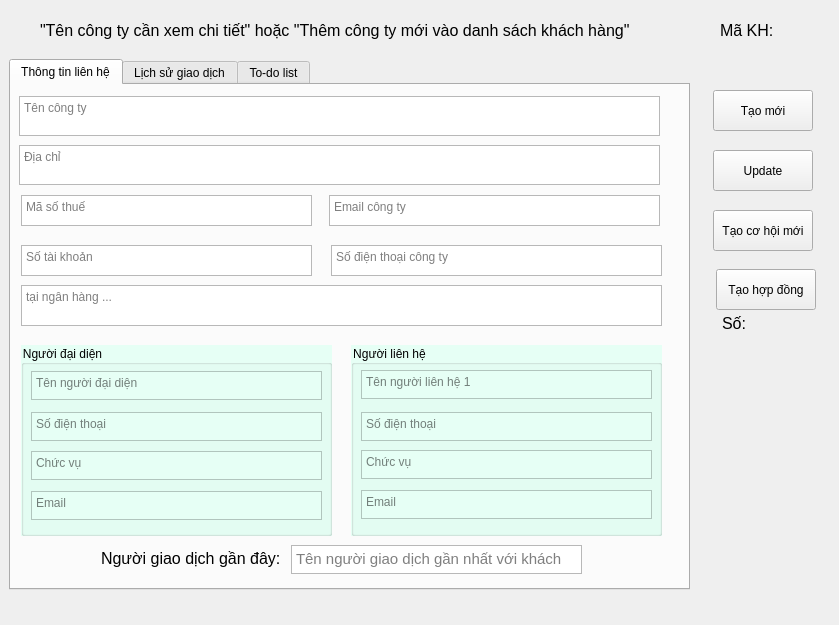
<?xml version="1.0" encoding="UTF-8"?>
<ui version="4.0">
 <class>ViewDetailCompany</class>
 <widget class="QMainWindow" name="ViewDetailCompany">
  <property name="geometry">
   <rect>
    <x>0</x>
    <y>0</y>
    <width>839</width>
    <height>625</height>
   </rect>
  </property>
  <property name="windowTitle">
   <string>MainWindow</string>
  </property>
  <widget class="QWidget" name="centralwidget">
   <widget class="QLabel" name="label_noti">
    <property name="geometry">
     <rect>
      <x>40</x>
      <y>20</y>
      <width>671</width>
      <height>20</height>
     </rect>
    </property>
    <property name="font">
     <font>
      <pointsize>12</pointsize>
     </font>
    </property>
    <property name="text">
     <string>&quot;Tên công ty cần xem chi tiết&quot; hoặc &quot;Thêm công ty mới vào danh sách khách hàng&quot;</string>
    </property>
   </widget>
   <widget class="QTabWidget" name="tabWidget">
    <property name="geometry">
     <rect>
      <x>9</x>
      <y>59</y>
      <width>681</width>
      <height>531</height>
     </rect>
    </property>
    <property name="currentIndex">
     <number>0</number>
    </property>
    <widget class="QWidget" name="tab">
     <attribute name="title">
      <string>Thông tin liên hệ</string>
     </attribute>
     <widget class="QTextEdit" name="txt_ten_cong_ty">
      <property name="geometry">
       <rect>
        <x>8</x>
        <y>11</y>
        <width>641</width>
        <height>40</height>
       </rect>
      </property>
      <property name="placeholderText">
       <string>Tên công ty</string>
      </property>
     </widget>
     <widget class="QTextEdit" name="txt_dia_chi">
      <property name="geometry">
       <rect>
        <x>8</x>
        <y>60</y>
        <width>641</width>
        <height>40</height>
       </rect>
      </property>
      <property name="placeholderText">
       <string>Địa chỉ</string>
      </property>
     </widget>
     <widget class="QTextEdit" name="txt_email">
      <property name="geometry">
       <rect>
        <x>318</x>
        <y>110</y>
        <width>331</width>
        <height>31</height>
       </rect>
      </property>
      <property name="placeholderText">
       <string>Email công ty</string>
      </property>
     </widget>
     <widget class="QGroupBox" name="groupBox">
      <property name="geometry">
       <rect>
        <x>340</x>
        <y>260</y>
        <width>311</width>
        <height>191</height>
       </rect>
      </property>
      <property name="styleSheet">
       <string notr="true">background-color: rgb(230, 255, 245);</string>
      </property>
      <property name="title">
       <string>Người liên hệ</string>
      </property>
      <widget class="QTextEdit" name="txt_nguoi_lien_he">
       <property name="geometry">
        <rect>
         <x>10</x>
         <y>25</y>
         <width>291</width>
         <height>29</height>
        </rect>
       </property>
       <property name="placeholderText">
        <string>Tên người liên hệ 1</string>
       </property>
      </widget>
      <widget class="QTextEdit" name="txt_sdt_nguoi_lien_he">
       <property name="geometry">
        <rect>
         <x>10</x>
         <y>67</y>
         <width>291</width>
         <height>29</height>
        </rect>
       </property>
       <property name="placeholderText">
        <string>Số điện thoại</string>
       </property>
      </widget>
      <widget class="QTextEdit" name="txt_chuc_vu_nguoi_lien_he">
       <property name="geometry">
        <rect>
         <x>10</x>
         <y>105</y>
         <width>291</width>
         <height>29</height>
        </rect>
       </property>
       <property name="placeholderText">
        <string>Chức vụ</string>
       </property>
      </widget>
      <widget class="QTextEdit" name="txt_email_nguoi_lien_he">
       <property name="geometry">
        <rect>
         <x>10</x>
         <y>145</y>
         <width>291</width>
         <height>29</height>
        </rect>
       </property>
       <property name="placeholderText">
        <string>Email</string>
       </property>
      </widget>
     </widget>
     <widget class="QTextEdit" name="txt_mst">
      <property name="geometry">
       <rect>
        <x>10</x>
        <y>110</y>
        <width>291</width>
        <height>31</height>
       </rect>
      </property>
      <property name="placeholderText">
       <string>Mã số thuế</string>
      </property>
     </widget>
     <widget class="QGroupBox" name="groupBox_2">
      <property name="geometry">
       <rect>
        <x>10</x>
        <y>260</y>
        <width>311</width>
        <height>191</height>
       </rect>
      </property>
      <property name="styleSheet">
       <string notr="true">background-color: rgb(230, 255, 245);</string>
      </property>
      <property name="title">
       <string>Người đại diện</string>
      </property>
      <widget class="QTextEdit" name="txt_nguoi_dai_dien">
       <property name="geometry">
        <rect>
         <x>10</x>
         <y>26</y>
         <width>291</width>
         <height>29</height>
        </rect>
       </property>
       <property name="placeholderText">
        <string>Tên người đại diện</string>
       </property>
      </widget>
      <widget class="QTextEdit" name="txt_chuc_vu">
       <property name="geometry">
        <rect>
         <x>10</x>
         <y>106</y>
         <width>291</width>
         <height>29</height>
        </rect>
       </property>
       <property name="placeholderText">
        <string>Chức vụ</string>
       </property>
      </widget>
      <widget class="QTextEdit" name="txt_sdt_nguoi_dai_dien">
       <property name="geometry">
        <rect>
         <x>10</x>
         <y>67</y>
         <width>291</width>
         <height>29</height>
        </rect>
       </property>
       <property name="placeholderText">
        <string>Số điện thoại</string>
       </property>
      </widget>
      <widget class="QTextEdit" name="txt_email_nguoi_dai_dien">
       <property name="geometry">
        <rect>
         <x>10</x>
         <y>146</y>
         <width>291</width>
         <height>29</height>
        </rect>
       </property>
       <property name="placeholderText">
        <string>Email</string>
       </property>
      </widget>
     </widget>
     <widget class="QTextEdit" name="txt_nguoi_phu_trach">
      <property name="geometry">
       <rect>
        <x>280</x>
        <y>460</y>
        <width>291</width>
        <height>29</height>
       </rect>
      </property>
      <property name="sizePolicy">
       <sizepolicy hsizetype="Expanding" vsizetype="Expanding">
        <horstretch>0</horstretch>
        <verstretch>0</verstretch>
       </sizepolicy>
      </property>
      <property name="font">
       <font>
        <pointsize>11</pointsize>
       </font>
      </property>
      <property name="placeholderText">
       <string>Tên người giao dịch gần nhất với khách hàng này</string>
      </property>
     </widget>
     <widget class="QLabel" name="label_2">
      <property name="geometry">
       <rect>
        <x>90</x>
        <y>463</y>
        <width>191</width>
        <height>20</height>
       </rect>
      </property>
      <property name="font">
       <font>
        <pointsize>12</pointsize>
       </font>
      </property>
      <property name="text">
       <string>Người giao dịch gần đây:</string>
      </property>
     </widget>
     <widget class="QTextEdit" name="txt_sdt_cong_ty">
      <property name="geometry">
       <rect>
        <x>320</x>
        <y>160</y>
        <width>331</width>
        <height>31</height>
       </rect>
      </property>
      <property name="placeholderText">
       <string>Số điện thoại công ty</string>
      </property>
     </widget>
     <widget class="QTextEdit" name="txt_stk">
      <property name="geometry">
       <rect>
        <x>10</x>
        <y>160</y>
        <width>291</width>
        <height>31</height>
       </rect>
      </property>
      <property name="placeholderText">
       <string>Số tài khoản</string>
      </property>
     </widget>
     <widget class="QTextEdit" name="txt_ten_ngan_hang">
      <property name="geometry">
       <rect>
        <x>10</x>
        <y>200</y>
        <width>641</width>
        <height>41</height>
       </rect>
      </property>
      <property name="placeholderText">
       <string>tại ngân hàng ...</string>
      </property>
     </widget>
    </widget>
    <widget class="QWidget" name="tab_3">
     <attribute name="title">
      <string>Lịch sử giao dịch</string>
     </attribute>
     <widget class="QTableWidget" name="tableWidget">
      <property name="geometry">
       <rect>
        <x>0</x>
        <y>0</y>
        <width>671</width>
        <height>501</height>
       </rect>
      </property>
     </widget>
    </widget>
    <widget class="QWidget" name="tab_2">
     <attribute name="title">
      <string>To-do list</string>
     </attribute>
     <widget class="QTableWidget" name="tableWidget_2">
      <property name="geometry">
       <rect>
        <x>1</x>
        <y>0</y>
        <width>611</width>
        <height>391</height>
       </rect>
      </property>
     </widget>
    </widget>
   </widget>
   <widget class="QPushButton" name="but_tao_moi">
    <property name="geometry">
     <rect>
      <x>713</x>
      <y>90</y>
      <width>100</width>
      <height>41</height>
     </rect>
    </property>
    <property name="text">
     <string>Tạo mới</string>
    </property>
   </widget>
   <widget class="QPushButton" name="but_tao_lead">
    <property name="geometry">
     <rect>
      <x>713</x>
      <y>210</y>
      <width>100</width>
      <height>41</height>
     </rect>
    </property>
    <property name="text">
     <string>Tạo cơ hội mới</string>
    </property>
   </widget>
   <widget class="QPushButton" name="but_update">
    <property name="geometry">
     <rect>
      <x>713</x>
      <y>150</y>
      <width>100</width>
      <height>41</height>
     </rect>
    </property>
    <property name="text">
     <string>Update</string>
    </property>
   </widget>
   <widget class="QPushButton" name="but_tao_hop_dong">
    <property name="geometry">
     <rect>
      <x>716</x>
      <y>269</y>
      <width>100</width>
      <height>41</height>
     </rect>
    </property>
    <property name="text">
     <string>Tạo hợp đồng</string>
    </property>
   </widget>
   <widget class="QLabel" name="label_noti_2">
    <property name="geometry">
     <rect>
      <x>720</x>
      <y>20</y>
      <width>61</width>
      <height>20</height>
     </rect>
    </property>
    <property name="font">
     <font>
      <pointsize>12</pointsize>
     </font>
    </property>
    <property name="text">
     <string>Mã KH:</string>
    </property>
   </widget>
   <widget class="QLabel" name="label_ma_kh">
    <property name="geometry">
     <rect>
      <x>774</x>
      <y>19</y>
      <width>61</width>
      <height>20</height>
     </rect>
    </property>
    <property name="font">
     <font>
      <pointsize>12</pointsize>
     </font>
    </property>
    <property name="text">
     <string/>
    </property>
   </widget>
   <widget class="QLabel" name="label_noti_3">
    <property name="geometry">
     <rect>
      <x>722</x>
      <y>313</y>
      <width>31</width>
      <height>20</height>
     </rect>
    </property>
    <property name="font">
     <font>
      <pointsize>12</pointsize>
     </font>
    </property>
    <property name="text">
     <string>Số: </string>
    </property>
   </widget>
   <widget class="QLabel" name="label_so_hd">
    <property name="geometry">
     <rect>
      <x>753</x>
      <y>313</y>
      <width>61</width>
      <height>20</height>
     </rect>
    </property>
    <property name="font">
     <font>
      <pointsize>12</pointsize>
     </font>
    </property>
    <property name="text">
     <string/>
    </property>
   </widget>
  </widget>
  <widget class="QMenuBar" name="menubar">
   <property name="geometry">
    <rect>
     <x>0</x>
     <y>0</y>
     <width>839</width>
     <height>22</height>
    </rect>
   </property>
  </widget>
 </widget>
 <resources/>
 <connections/>
</ui>
